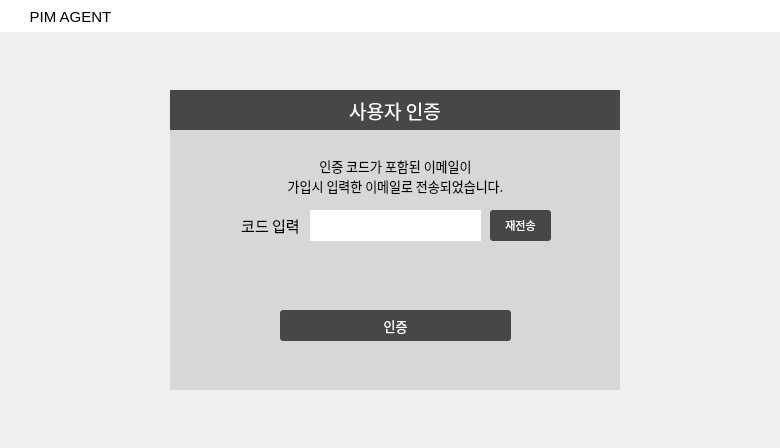
<?xml version="1.0" encoding="UTF-8"?>
<ui version="4.0">
 <class>Dialog</class>
 <widget class="QDialog" name="Dialog">
  <property name="geometry">
   <rect>
    <x>0</x>
    <y>0</y>
    <width>780</width>
    <height>448</height>
   </rect>
  </property>
  <property name="windowTitle">
   <string>Dialog</string>
  </property>
  <widget class="QFrame" name="frame">
   <property name="geometry">
    <rect>
     <x>170</x>
     <y>90</y>
     <width>450</width>
     <height>300</height>
    </rect>
   </property>
   <property name="font">
    <font>
     <family>함초롬돋움</family>
     <pointsize>12</pointsize>
    </font>
   </property>
   <property name="styleSheet">
    <string notr="true">background-color:#D7D7D5;
border: transparent;
</string>
   </property>
   <property name="frameShape">
    <enum>QFrame::StyledPanel</enum>
   </property>
   <property name="frameShadow">
    <enum>QFrame::Raised</enum>
   </property>
   <widget class="QLineEdit" name="codeEdit">
    <property name="geometry">
     <rect>
      <x>140</x>
      <y>120</y>
      <width>171</width>
      <height>31</height>
     </rect>
    </property>
    <property name="font">
     <font>
      <family>돋움</family>
      <pointsize>12</pointsize>
     </font>
    </property>
    <property name="styleSheet">
     <string notr="true">background-color:#ffffff;</string>
    </property>
    <property name="alignment">
     <set>Qt::AlignLeading|Qt::AlignLeft|Qt::AlignVCenter</set>
    </property>
   </widget>
   <widget class="QLabel" name="codeLabel">
    <property name="geometry">
     <rect>
      <x>65</x>
      <y>120</y>
      <width>71</width>
      <height>31</height>
     </rect>
    </property>
    <property name="font">
     <font>
      <family>HY견고딕</family>
      <pointsize>11</pointsize>
     </font>
    </property>
    <property name="styleSheet">
     <string notr="true">border:trasparent;</string>
    </property>
    <property name="text">
     <string>코드 입력</string>
    </property>
    <property name="alignment">
     <set>Qt::AlignCenter</set>
    </property>
   </widget>
   <widget class="QPushButton" name="resendBtn">
    <property name="geometry">
     <rect>
      <x>320</x>
      <y>120</y>
      <width>61</width>
      <height>31</height>
     </rect>
    </property>
    <property name="palette">
     <palette>
      <active>
       <colorrole role="WindowText">
        <brush brushstyle="SolidPattern">
         <color alpha="255">
          <red>255</red>
          <green>255</green>
          <blue>255</blue>
         </color>
        </brush>
       </colorrole>
       <colorrole role="Button">
        <brush brushstyle="SolidPattern">
         <color alpha="255">
          <red>71</red>
          <green>71</green>
          <blue>71</blue>
         </color>
        </brush>
       </colorrole>
       <colorrole role="Text">
        <brush brushstyle="SolidPattern">
         <color alpha="255">
          <red>255</red>
          <green>255</green>
          <blue>255</blue>
         </color>
        </brush>
       </colorrole>
       <colorrole role="ButtonText">
        <brush brushstyle="SolidPattern">
         <color alpha="255">
          <red>255</red>
          <green>255</green>
          <blue>255</blue>
         </color>
        </brush>
       </colorrole>
       <colorrole role="Base">
        <brush brushstyle="SolidPattern">
         <color alpha="255">
          <red>71</red>
          <green>71</green>
          <blue>71</blue>
         </color>
        </brush>
       </colorrole>
       <colorrole role="Window">
        <brush brushstyle="SolidPattern">
         <color alpha="255">
          <red>71</red>
          <green>71</green>
          <blue>71</blue>
         </color>
        </brush>
       </colorrole>
      </active>
      <inactive>
       <colorrole role="WindowText">
        <brush brushstyle="SolidPattern">
         <color alpha="255">
          <red>255</red>
          <green>255</green>
          <blue>255</blue>
         </color>
        </brush>
       </colorrole>
       <colorrole role="Button">
        <brush brushstyle="SolidPattern">
         <color alpha="255">
          <red>71</red>
          <green>71</green>
          <blue>71</blue>
         </color>
        </brush>
       </colorrole>
       <colorrole role="Text">
        <brush brushstyle="SolidPattern">
         <color alpha="255">
          <red>255</red>
          <green>255</green>
          <blue>255</blue>
         </color>
        </brush>
       </colorrole>
       <colorrole role="ButtonText">
        <brush brushstyle="SolidPattern">
         <color alpha="255">
          <red>255</red>
          <green>255</green>
          <blue>255</blue>
         </color>
        </brush>
       </colorrole>
       <colorrole role="Base">
        <brush brushstyle="SolidPattern">
         <color alpha="255">
          <red>71</red>
          <green>71</green>
          <blue>71</blue>
         </color>
        </brush>
       </colorrole>
       <colorrole role="Window">
        <brush brushstyle="SolidPattern">
         <color alpha="255">
          <red>71</red>
          <green>71</green>
          <blue>71</blue>
         </color>
        </brush>
       </colorrole>
      </inactive>
      <disabled>
       <colorrole role="WindowText">
        <brush brushstyle="SolidPattern">
         <color alpha="255">
          <red>255</red>
          <green>255</green>
          <blue>255</blue>
         </color>
        </brush>
       </colorrole>
       <colorrole role="Button">
        <brush brushstyle="SolidPattern">
         <color alpha="255">
          <red>71</red>
          <green>71</green>
          <blue>71</blue>
         </color>
        </brush>
       </colorrole>
       <colorrole role="Text">
        <brush brushstyle="SolidPattern">
         <color alpha="255">
          <red>255</red>
          <green>255</green>
          <blue>255</blue>
         </color>
        </brush>
       </colorrole>
       <colorrole role="ButtonText">
        <brush brushstyle="SolidPattern">
         <color alpha="255">
          <red>255</red>
          <green>255</green>
          <blue>255</blue>
         </color>
        </brush>
       </colorrole>
       <colorrole role="Base">
        <brush brushstyle="SolidPattern">
         <color alpha="255">
          <red>71</red>
          <green>71</green>
          <blue>71</blue>
         </color>
        </brush>
       </colorrole>
       <colorrole role="Window">
        <brush brushstyle="SolidPattern">
         <color alpha="255">
          <red>71</red>
          <green>71</green>
          <blue>71</blue>
         </color>
        </brush>
       </colorrole>
      </disabled>
     </palette>
    </property>
    <property name="font">
     <font>
      <family>HY견고딕</family>
      <pointsize>8</pointsize>
      <weight>50</weight>
      <bold>false</bold>
     </font>
    </property>
    <property name="styleSheet">
     <string notr="true">QPushButton{
color: white;
background-color:#474747;
border-style: solid;
border-radius:3px;
}

 QPushButton:hover {
background-color:#9E9E9E;
 }</string>
    </property>
    <property name="text">
     <string>재전송</string>
    </property>
   </widget>
   <widget class="QLabel" name="titleLabel">
    <property name="geometry">
     <rect>
      <x>0</x>
      <y>0</y>
      <width>450</width>
      <height>40</height>
     </rect>
    </property>
    <property name="font">
     <font>
      <family>HY견고딕</family>
      <pointsize>14</pointsize>
     </font>
    </property>
    <property name="styleSheet">
     <string notr="true">color: white;
background-color:#474747;
text-align:center;
border-right:transparent;</string>
    </property>
    <property name="text">
     <string>사용자 인증</string>
    </property>
    <property name="alignment">
     <set>Qt::AlignCenter</set>
    </property>
   </widget>
   <widget class="QLabel" name="EmailLabel">
    <property name="geometry">
     <rect>
      <x>50</x>
      <y>65</y>
      <width>351</width>
      <height>41</height>
     </rect>
    </property>
    <property name="font">
     <font>
      <family>HY견고딕</family>
      <pointsize>10</pointsize>
     </font>
    </property>
    <property name="styleSheet">
     <string notr="true">border:trasparent;</string>
    </property>
    <property name="text">
     <string>인증 코드가 포함된 이메일이
가입시 입력한 이메일로 전송되었습니다.</string>
    </property>
    <property name="alignment">
     <set>Qt::AlignCenter</set>
    </property>
    <property name="wordWrap">
     <bool>true</bool>
    </property>
   </widget>
   <widget class="QPushButton" name="validBtn">
    <property name="geometry">
     <rect>
      <x>110</x>
      <y>220</y>
      <width>231</width>
      <height>31</height>
     </rect>
    </property>
    <property name="palette">
     <palette>
      <active>
       <colorrole role="WindowText">
        <brush brushstyle="SolidPattern">
         <color alpha="255">
          <red>255</red>
          <green>255</green>
          <blue>255</blue>
         </color>
        </brush>
       </colorrole>
       <colorrole role="Button">
        <brush brushstyle="SolidPattern">
         <color alpha="255">
          <red>71</red>
          <green>71</green>
          <blue>71</blue>
         </color>
        </brush>
       </colorrole>
       <colorrole role="Text">
        <brush brushstyle="SolidPattern">
         <color alpha="255">
          <red>255</red>
          <green>255</green>
          <blue>255</blue>
         </color>
        </brush>
       </colorrole>
       <colorrole role="ButtonText">
        <brush brushstyle="SolidPattern">
         <color alpha="255">
          <red>255</red>
          <green>255</green>
          <blue>255</blue>
         </color>
        </brush>
       </colorrole>
       <colorrole role="Base">
        <brush brushstyle="SolidPattern">
         <color alpha="255">
          <red>71</red>
          <green>71</green>
          <blue>71</blue>
         </color>
        </brush>
       </colorrole>
       <colorrole role="Window">
        <brush brushstyle="SolidPattern">
         <color alpha="255">
          <red>71</red>
          <green>71</green>
          <blue>71</blue>
         </color>
        </brush>
       </colorrole>
      </active>
      <inactive>
       <colorrole role="WindowText">
        <brush brushstyle="SolidPattern">
         <color alpha="255">
          <red>255</red>
          <green>255</green>
          <blue>255</blue>
         </color>
        </brush>
       </colorrole>
       <colorrole role="Button">
        <brush brushstyle="SolidPattern">
         <color alpha="255">
          <red>71</red>
          <green>71</green>
          <blue>71</blue>
         </color>
        </brush>
       </colorrole>
       <colorrole role="Text">
        <brush brushstyle="SolidPattern">
         <color alpha="255">
          <red>255</red>
          <green>255</green>
          <blue>255</blue>
         </color>
        </brush>
       </colorrole>
       <colorrole role="ButtonText">
        <brush brushstyle="SolidPattern">
         <color alpha="255">
          <red>255</red>
          <green>255</green>
          <blue>255</blue>
         </color>
        </brush>
       </colorrole>
       <colorrole role="Base">
        <brush brushstyle="SolidPattern">
         <color alpha="255">
          <red>71</red>
          <green>71</green>
          <blue>71</blue>
         </color>
        </brush>
       </colorrole>
       <colorrole role="Window">
        <brush brushstyle="SolidPattern">
         <color alpha="255">
          <red>71</red>
          <green>71</green>
          <blue>71</blue>
         </color>
        </brush>
       </colorrole>
      </inactive>
      <disabled>
       <colorrole role="WindowText">
        <brush brushstyle="SolidPattern">
         <color alpha="255">
          <red>255</red>
          <green>255</green>
          <blue>255</blue>
         </color>
        </brush>
       </colorrole>
       <colorrole role="Button">
        <brush brushstyle="SolidPattern">
         <color alpha="255">
          <red>71</red>
          <green>71</green>
          <blue>71</blue>
         </color>
        </brush>
       </colorrole>
       <colorrole role="Text">
        <brush brushstyle="SolidPattern">
         <color alpha="255">
          <red>255</red>
          <green>255</green>
          <blue>255</blue>
         </color>
        </brush>
       </colorrole>
       <colorrole role="ButtonText">
        <brush brushstyle="SolidPattern">
         <color alpha="255">
          <red>255</red>
          <green>255</green>
          <blue>255</blue>
         </color>
        </brush>
       </colorrole>
       <colorrole role="Base">
        <brush brushstyle="SolidPattern">
         <color alpha="255">
          <red>71</red>
          <green>71</green>
          <blue>71</blue>
         </color>
        </brush>
       </colorrole>
       <colorrole role="Window">
        <brush brushstyle="SolidPattern">
         <color alpha="255">
          <red>71</red>
          <green>71</green>
          <blue>71</blue>
         </color>
        </brush>
       </colorrole>
      </disabled>
     </palette>
    </property>
    <property name="font">
     <font>
      <family>HY견고딕</family>
      <pointsize>10</pointsize>
      <weight>50</weight>
      <bold>false</bold>
     </font>
    </property>
    <property name="styleSheet">
     <string notr="true">QPushButton{
color: white;
background-color:#474747;
border-style: solid;
border-radius:3px;
}

 QPushButton:hover {
background-color:#9E9E9E;
 }</string>
    </property>
    <property name="text">
     <string>인증</string>
    </property>
   </widget>
  </widget>
  <widget class="QLabel" name="iconlabel">
   <property name="geometry">
    <rect>
     <x>5</x>
     <y>5</y>
     <width>20</width>
     <height>20</height>
    </rect>
   </property>
   <property name="font">
    <font>
     <family>함초롬돋움</family>
     <pointsize>14</pointsize>
    </font>
   </property>
   <property name="styleSheet">
    <string notr="true">color: black;
background-color: rgba(255,255,255);
text-align:center;</string>
   </property>
   <property name="text">
    <string/>
   </property>
   <property name="alignment">
    <set>Qt::AlignCenter</set>
   </property>
  </widget>
  <widget class="QPushButton" name="minimizeBtn">
   <property name="geometry">
    <rect>
     <x>700</x>
     <y>0</y>
     <width>41</width>
     <height>31</height>
    </rect>
   </property>
   <property name="font">
    <font>
     <family>Arial</family>
     <pointsize>20</pointsize>
    </font>
   </property>
   <property name="styleSheet">
    <string notr="true">QPushButton{
background-color:transparent;
border:transparent;

}

 QPushButton:hover {
background-color:#EFEFED;
 }</string>
   </property>
   <property name="text">
    <string/>
   </property>
  </widget>
  <widget class="QLabel" name="titleLabel_2">
   <property name="geometry">
    <rect>
     <x>0</x>
     <y>0</y>
     <width>780</width>
     <height>32</height>
    </rect>
   </property>
   <property name="font">
    <font>
     <family>함초롬돋움</family>
     <pointsize>14</pointsize>
    </font>
   </property>
   <property name="styleSheet">
    <string notr="true">color: black;
background-color: rgba(255,255,255);
text-align:center;
 border-bottom: 0.4px solid black;
</string>
   </property>
   <property name="text">
    <string/>
   </property>
   <property name="alignment">
    <set>Qt::AlignCenter</set>
   </property>
  </widget>
  <widget class="QPushButton" name="closeBtn">
   <property name="geometry">
    <rect>
     <x>740</x>
     <y>0</y>
     <width>41</width>
     <height>31</height>
    </rect>
   </property>
   <property name="styleSheet">
    <string notr="true">QPushButton{
background-color:transparent;
border:transparent;
}

 QPushButton:hover {
     background-color: rgb(191, 83, 62);
 }</string>
   </property>
   <property name="text">
    <string/>
   </property>
  </widget>
  <widget class="QLabel" name="iconlabel_2">
   <property name="geometry">
    <rect>
     <x>15</x>
     <y>2</y>
     <width>111</width>
     <height>30</height>
    </rect>
   </property>
   <property name="font">
    <font>
     <family>Arial</family>
     <pointsize>11</pointsize>
     <weight>50</weight>
     <bold>false</bold>
    </font>
   </property>
   <property name="styleSheet">
    <string notr="true">color: black;
background-color: transparent;
text-align:center;</string>
   </property>
   <property name="text">
    <string>PIM AGENT</string>
   </property>
   <property name="alignment">
    <set>Qt::AlignCenter</set>
   </property>
  </widget>
  <zorder>titleLabel_2</zorder>
  <zorder>frame</zorder>
  <zorder>iconlabel</zorder>
  <zorder>minimizeBtn</zorder>
  <zorder>closeBtn</zorder>
  <zorder>iconlabel_2</zorder>
 </widget>
 <resources/>
 <connections/>
</ui>
